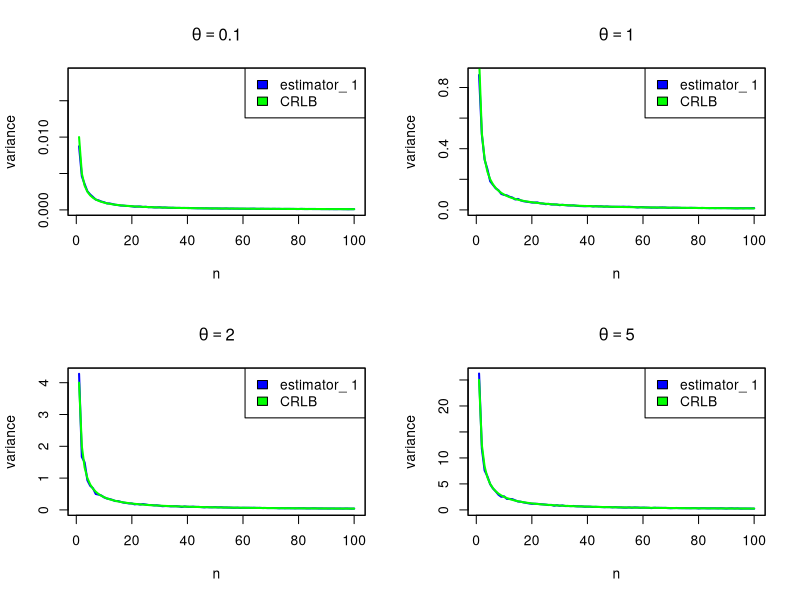
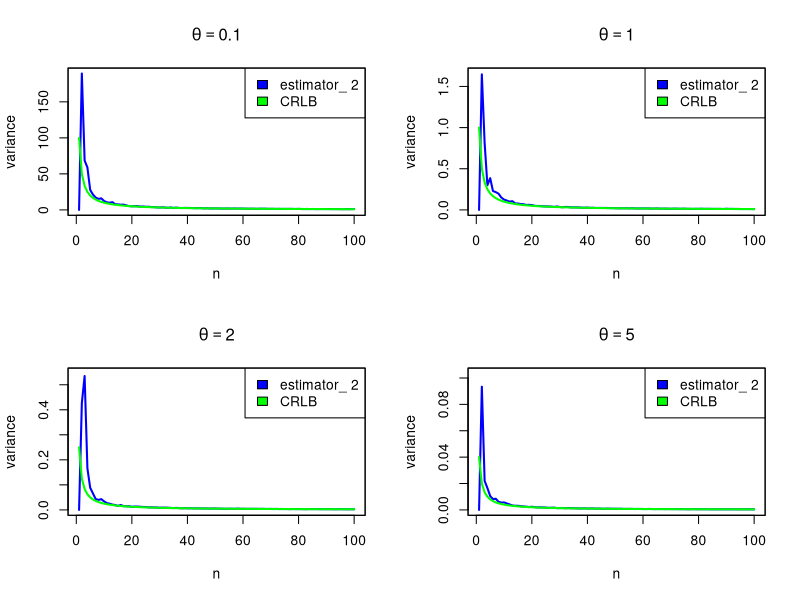
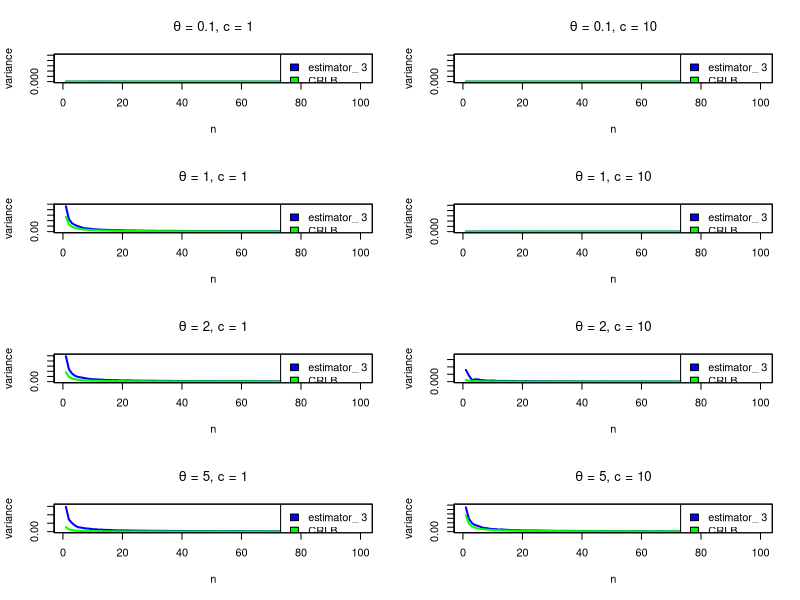
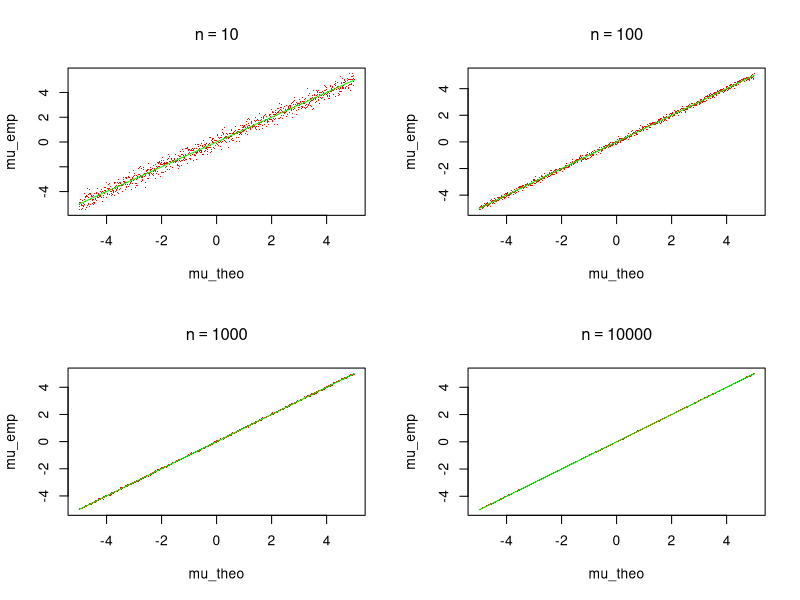

Reproduce these figures in R, in order.

# Problem 1 ---------------------------------------------------------------

# Part a)
# define a function for the CRLB of the quantities
CRLB = function(theta, n, c = 0){
  t1 = theta^2/n
  t2 = 1/(n*theta^2)
  t3 = c^2/(n*theta^2)*exp(-2*c/theta)
  return(list(t1, t2, t3))
  # this will return the CRLB's as a list, which is more handy in the plot loop
}

# Part b)
# define a function for the three estimators
estim = function(x, c=0){
  t1 = mean(x)
  t2 = (length(x)-1)/sum(x)
  t3 = mean(as.numeric(x>c))
  return(c(t1, t2, t3))
}

# Part c)
# define global variables
set.seed(666)            # sets the seed for drawing random numbers
MC    = 1000             # number of replications
n     = 1:100            # number of draws/observations in a sample
theta = c(0.1, 1, 2, 5)  # true values of theta
c     = c(1, 10)         # values for the constant c in the third estimator

for (i in 1:3){
# generate one pdf for each estimator (each gets a different Name)
  path=file.path(getwd(),paste("Problem_1_",i,".pdf",sep=""))
  pdf(file = path)
  if (i<=2){
    # for the first two estimators set the figure grid on 2x2
    par(mfrow = c(2,2))
    for (j in theta){
      VAR = c()       # empty vector
      for (k in n){
        # compute the variances of the estimators and store them
        VAR[k]=var(replicate(MC,estim(x=rexp(k,rate=1/j))[i]))
      }
      # plot the variance on the sample size
      # also add appropiate labels and meaningful title
      plot(n,VAR,type="l",col="blue",xlab="n",ylab="variance", 
           ylim=c(0,max(VAR)+0.01),main=bquote(theta==.(j)),lwd=2)
      # add the CRLB to the plot
      lines(n,CRLB(theta=j,n=n)[[i]],col="green",lwd=2)
      # add a meaningfull legend
      legend("topright",legend=c(paste("estimator_",i),"CRLB"), fill=c("blue","green"))
      box()
    }
  }else{
    # for the third estimator set the figure grid on 4x2
    # the rest is the same as before (only one more loop for c)
    par(mfrow = c(4,2))
    for (j in theta){
      for (l in c){
        VAR = c()
        for (k in n){
          VAR[k]=var(replicate(MC,estim(x=rexp(k,rate=1/j),c=l)[i]))
        }
        plot(n,VAR,type="l",col="blue",xlab="n",ylab="variance", 
             ylim=c(0,max(VAR)+0.01),lwd=2, 
             main=substitute(paste(theta," = ",u,", ",c," = ",v), 
                             list(u=j,v=l)))
        lines(n,CRLB(theta=j,n=n,c=l)[[i]],col="green",lwd=2)
        legend("topright",legend=c(paste("estimator_",i),"CRLB"), 
               fill=c("blue","green"))
        box()
      }
    }
  }
  dev.off()
}

# d) Discussion of the results (see gures on the page 4 to 6):

# The CRLB is valid for all estimators.  Only for the second estimator, given a sample of only
# one observation, the variance is always zero and therefore below the CRLB, nevertheless the
# CRLB is only valid for unbiased estimators which is not the case here (why?).  The variance
# of the third estimator in case of small theta
# and large c is also zero which is smaller than the
# CRLB (which is virtually zero itself).
# The  rst estimator reaches the CRLB for every theta
# and n.  The second one for larger n and all theta.
# The last estimator reaches the CRLB for larger n and parameter combinations that
# guarantee that an observation full lls the condition x elenbt fi (c,infinity).


# Problem 2 ---------------------------------------------------------------

# Part a)

# define the log-likelihood
logilog = function(theta, x){
  ll = -length(x)*theta+log(theta)*sum(x)-sum(log(factorial(x)))
  return(ll)
}

# Part b)

# generate a poisson distributed sample of your choice
x = rpois(n = 10000, lambda = 5)

# Part c)

# calculate numerically the MLE (by opimizing the log-likelihood function)
theta_ml_emp = optimize(f=logilog,lower=0.001,upper=10000,x=x,maximum=T)
# and by the analytically derived form (sample mean)
theta_ml_theo = mean(x)

# Part d)

# state the computation time for the numerical method
system.time(optimize(f=logilog,lower=0.001,upper=10000,x=x,maximum=T))

# and for the simple calculation of the mean
system.time(mean(x))


# Problem 3 ---------------------------------------------------------------

# Part a)

# again define the log-likelihood
logilog2 = function(mu, x){
  ll = length(x)*log(1/sqrt(2*pi))-1/2*sum(x^2)+mu*sum(x)-length(x)/2*mu^2
  return(ll)
}

# Part b)

# define global variables
n = c(10, 100, 1000, 10000)
mu_theo = seq(from = -5, to = 5, length.out = 1000)
# simulation and plot
path = file.path(getwd(), paste("Problem_3.pdf"))
pdf(file = path)
par(mfrow = c(2,2))
start = proc.time() # save computation time till the loop in variable "start"
for (i in n){
  mu_emp = c()
  k      = 1
  for (j in mu_theo){
    # generate sample
    x = rnorm(i, mean = j, sd = 1)
    # calculate numerically the MLE and store it
    mu_emp[k] = optimize(f=logilog2,lower=-100,upper=100,x=x,maximum=TRUE)[[1]]
    k = k+1
  }
  plot(mu_theo, mu_emp, pch = '.', col = "red", main = bquote(n == .(i)))
  lines(mu_theo, mu_theo, col = "green")
}
dev.off()

proc.time()-start # computation time of the loop (c)

# Discussion of the results (see figures on the page 9):
# With increasing n the theta_hat_ML approach the true value of theta.
